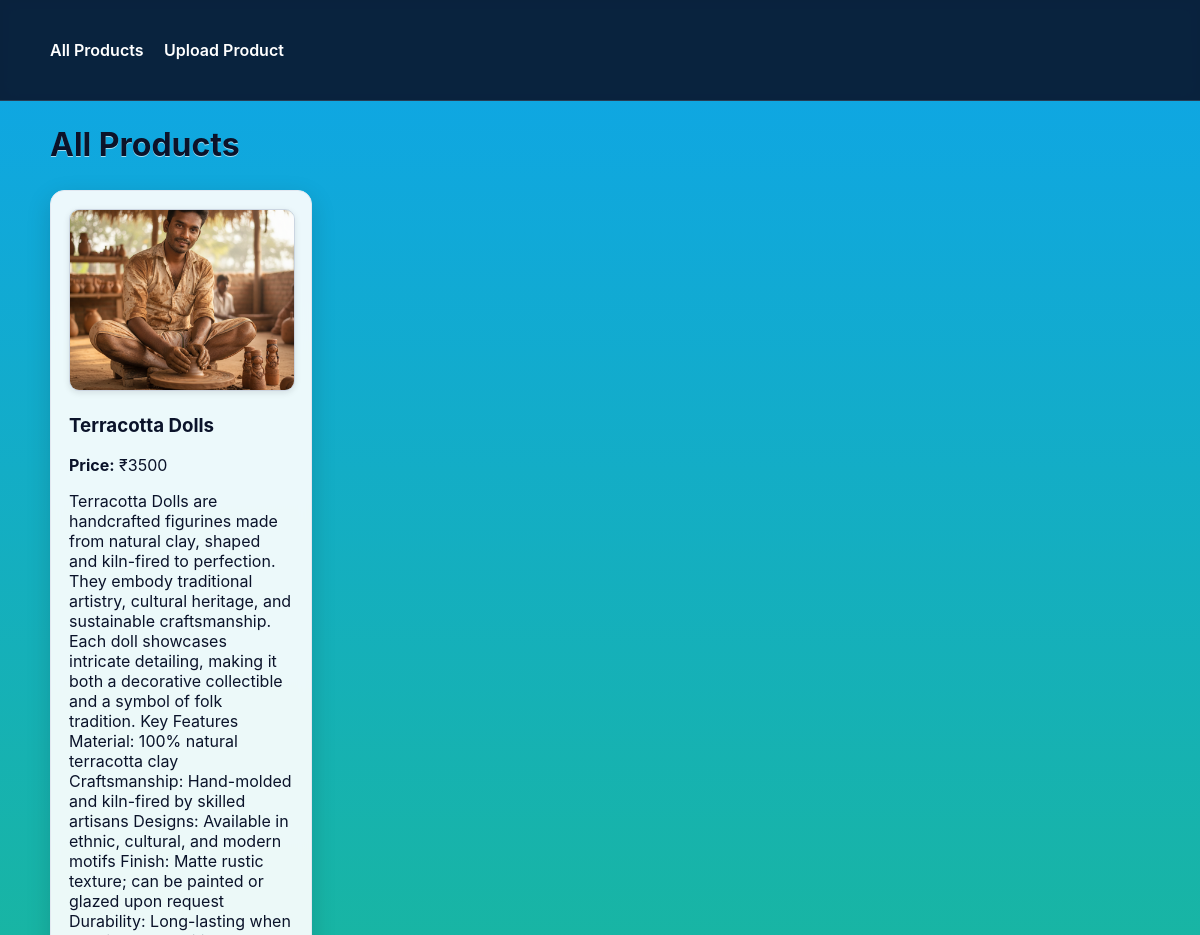
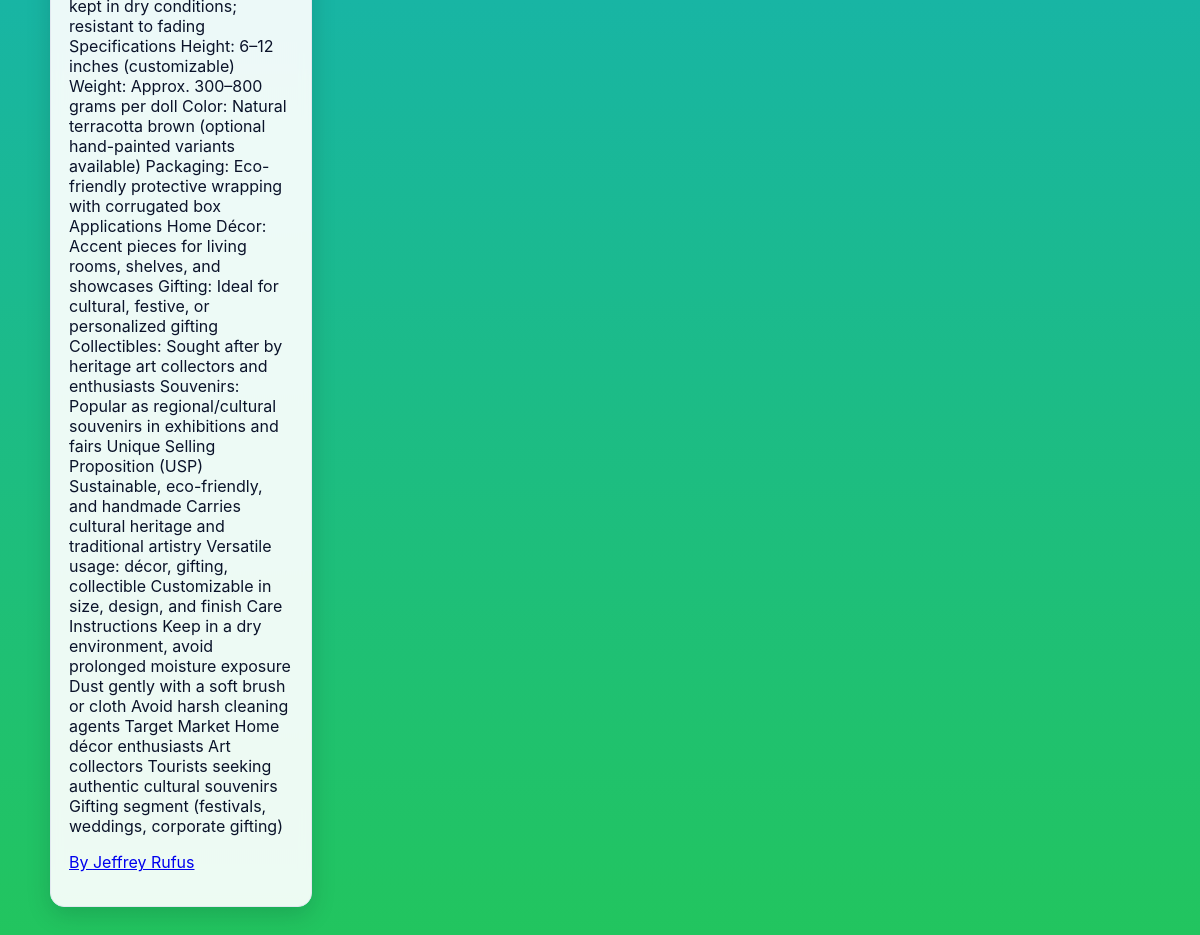
The page / on the database its author committed (2 pictures, top to bottom).
### app_shop.py (models this page shows)
class Product(Base):
    __tablename__ = 'products'
    id = Column(Integer, primary_key=True)
    name = Column(String(256), nullable=False)
    details = Column(Text, nullable=False)
    price = Column(String(32), nullable=False)
    image_path = Column(String(512), nullable=True)
    user_id = Column(Integer, ForeignKey('users.id'), nullable=False)
    user = relationship("User", back_populates="products")
    __table_args__ = (
        UniqueConstraint('user_id', 'name', name='uq_user_product_name'),
    )

class User(Base):
    __tablename__ = 'users'
    id = Column(Integer, primary_key=True)
    username = Column(String(128), unique=True, index=True, nullable=False)
    password = Column(String(128), nullable=False, default="")
    is_admin = Column(Boolean, default=False)
    products = relationship("Product", back_populates="user", cascade="all, delete-orphan")

### app_shop.py (the view)
@app.get("/", response_class=HTMLResponse)
def all_products(request: Request, db: Session = Depends(get_db)):
    products = db.query(Product).order_by(Product.id.desc()).all()
    try:
        tpl = env.get_template("index.html")
        return tpl.render(title="All Products", products=products)
    except Exception as e:
        ensure_template("index.html", """
{% extends 'base.html' %}
{% block content %}
<h1>All Products</h1>
<div class="search-container">
  <form action="/search" method="get" class="search-form">
    <input type="text" name="q" placeholder="Search products…" />
    <button type="submit">Search</button>
  </form>
  <form action="/search/users" method="get" class="search-form">
    <input type="text" name="u" placeholder="Search users…" />
    <button type="submit">Find</button>
  </form>
</div>
<div class="grid">
  {% for p in products %}
  <div class="card product">
    {% if p.image_path %}<img src="/static/uploads/{{ p.image_path | basename }}" alt="{{ p.name }}" />{% endif %}
    <h3>{{ p.name }}</h3>
    <p><strong>Price:</strong> ₹{{ p.price }}</p>
    <p>{{ p.details }}</p>
    <p><a href="/user/{{ p.user.username }}">By {{ p.user.username }}</a></p>
  </div>
  {% endfor %}
  {% if products|length == 0 %}
    <p>No products yet.</p>
  {% endif %}
  </div>
{% endblock %}
""")
        tpl = env.get_template("index.html")
        return tpl.render(title="All Products", products=products)

### shop_data/templates/index.html (shortened to what this page needs)
{% extends 'base.html' %}
{% block content %}
<h1>All Products</h1>
<div class="grid">
  {% for p in products %}
  <div class="card product">
    {% if p.image_path %}<img src="/static/uploads/{{ p.image_path | basename }}" alt="{{ p.name }}" />{% endif %}
    <h3>{{ p.name }}</h3>
    <p><strong>Price:</strong> ₹{{ p.price }}</p>
    <p>{{ p.details }}</p>
    <p><a href="/user/{{ p.user.username }}">By {{ p.user.username }}</a></p>
  </div>
  {% endfor %}
  </div>
{% endblock %}

### shop_data/templates/base.html (shortened to what this page needs)
<!doctype html>
<html>
  <head>
    <link rel="stylesheet" href="/static/styles.css" />
  </head>
  <body>
    <header>
      <div class="container">
        <nav>
          <a href="/">All Products</a>
          <a href="/upload">Upload Product</a>
        </nav>
      </div>
    </header>
    <div class="container">
      {% block content %}{% endblock %}
    </div>
  </body>
</html>

### shop_data/static/styles.css (style rules this page uses)
body { font-family:Inter,system-ui,-apple-system,Segoe UI,Roboto,Helvetica,Arial,sans-serif;margin:0;padding:0;background:linear-gradient(180deg,#0ea5e9 0%,#22c55e 100%);color:#0b132a }
.container { max-width:1100px;margin:24px auto;padding:0 16px }
header { background:rgba(11,19,42,.9);backdrop-filter:saturate(1.5) blur(8px);color:#fff;padding:16px;border-bottom:1px solid rgba(255,255,255,.12) }
nav a { color:#fff;margin-right:16px;text-decoration:none;font-weight:600 }
.card { background:rgba(255,255,255,.92);backdrop-filter:blur(6px);border:1px solid #e2e8f0;border-radius:14px;padding:18px;margin:14px 0;box-shadow:0 8px 24px rgba(2,6,23,.15) }
.grid { display:grid;grid-template-columns:repeat(auto-fill,minmax(260px,1fr));gap:18px }
.product img { width:100%;height:180px;object-fit:cover;border-radius:10px;border:1px solid #cbd5e1;box-shadow:0 2px 6px rgba(2,6,23,.1) }
h1,h2 { margin:12px 0;text-shadow:0 1px 0 rgba(255,255,255,.6) }

### rows shown on the page
Product: name "Terracotta Dolls", price "3500", details "Terracotta Dolls are handcrafted figurines made from natural clay, shaped and kiln-fired to perfection. They embody traditional artistry, cultural heritage, and sustainable craftsmanship. Each doll showcases intricate detailing, making it both a decorative collectible and a symbol of folk tradition. Key Features Material: 100% natural terracotta clay Craftsmanship: Hand-molded and kiln-fired by skilled artisans Designs: Available in ethnic, cultural, and modern motifs Finish: Matte rustic texture; can be painted or glazed upon request Durability: Long-lasting when kept in dry conditions; resistant to fading Specifications Height: 6–12 inches (customizable) Weight: Approx. 300–800 grams per…", user.username "Jeffrey Rufus"
